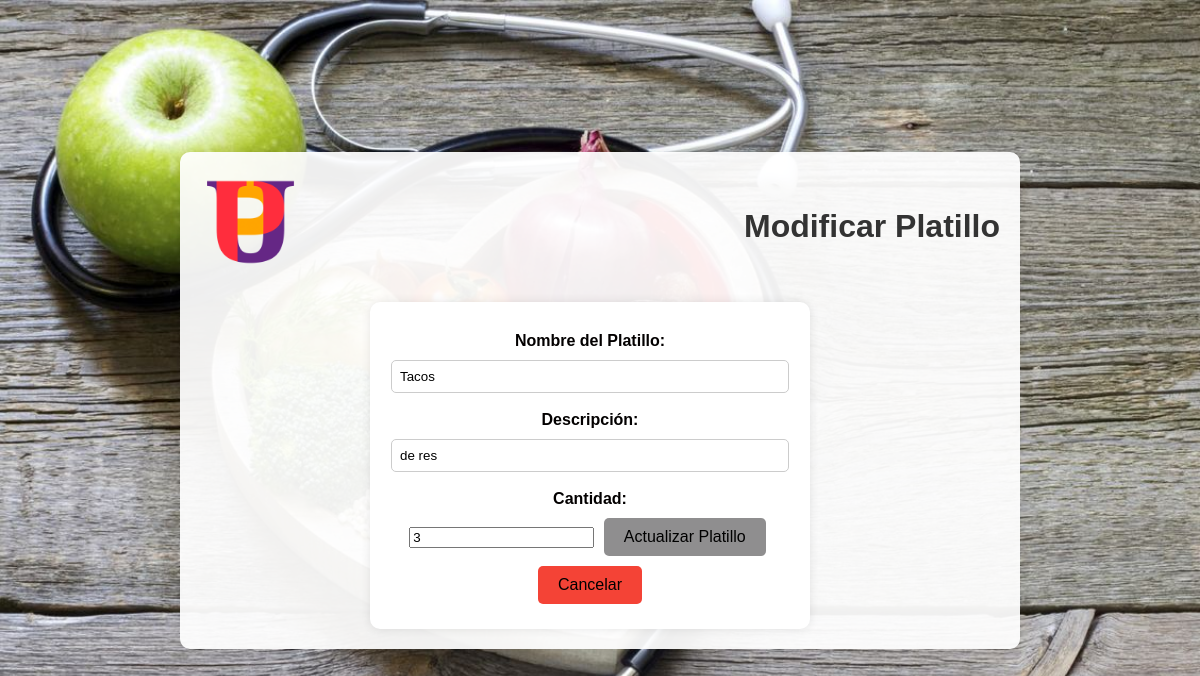
Screenshot of /modificarpla2.php?id=1 (signed in) with the database file from the repository.
### tables this page shows
CREATE TABLE `platillos` (
  `id_pla` int NOT NULL AUTO_INCREMENT COMMENT 'Identificador de la tabla Platillos',
  `nombre_platillo` varchar(25) NOT NULL COMMENT 'Nombre del platillo',
  `descripcion` varchar(50) NOT NULL COMMENT 'Descripción del platillo',
  `cantidad` varchar(25) NOT NULL COMMENT 'Cantidad de porción',
  `fecha` date NOT NULL COMMENT 'Fecha de creación del platillo',
  `verificacion` tinyint NOT NULL COMMENT 'Verificación del platillo',
  `fecha_registro` date DEFAULT NULL,
  PRIMARY KEY (`id_pla`)
);

### modificarpla2.php (the view, shortened to what this page needs)
<?php
include 'Static/connect/db.php';
$id_pla = $_GET['id'];
$sql = "SELECT nombre_platillo, descripcion, cantidad FROM platillos WHERE id_pla = '$id_pla'";
$result = mysqli_query($conn, $sql);
if ($result && mysqli_num_rows($result) > 0) {
    $platillo = mysqli_fetch_assoc($result);
} else {
    echo "Error al obtener los datos del platillo: " . mysqli_error($conn);
    exit();
}
?>
<!DOCTYPE html>
<html lang="es">
<head>
    <link rel="stylesheet" type="text/css" href="Static/css/styles.css">
</head>
<body>
    <div class="container3">
        <div class="header">
            <img src="Static/img/logo.png" alt="Logo" class="logo">
            <h1>Modificar Platillo</h1>
        </div>
        <div class="form-container">
            <form method="POST" action="">
                <label for="nombre_platillo">Nombre del Platillo:</label>
                <input type="text" id="nombre_platillo" name="nombre_platillo" value="<?php echo $platillo['nombre_platillo']; ?>" required>
                <label for="descripcion">Descripción:</label>
                <input type="text" id="descripcion" name="descripcion" value="<?php echo $platillo['descripcion']; ?>" required>
                <label for="cantidad">Cantidad:</label>
                <input type="number" id="cantidad" name="cantidad" value="<?php echo $platillo['cantidad']; ?>" required>
                <button type="submit" class="btn">Actualizar Platillo</button>
                <button type="button" class="btn regresar-btn" onclick="window.location.href='nutriologo.php';">Cancelar</button>
            </form>
        </div>
    </div>
</body>
</html>

### Static/css/styles.css (style rules this page uses)
body { font-family: Arial, sans-serif; background-color: #C0C0C0; text-align: center; display: flex; justify-content: center; align-items: center; height: 100vh; margin: 20; background-image: url('background.jpg'); background-size: cover; margin: 0 auto; }
.logo { width: 100px; height: 100px; margin-bottom: 10px; }
h1 { text-align: center; color: black; justify-content: center; }
label { display: block; margin-top: 10px; color: #030000; }
input[type="text"], input[type="password"], input[type="date"], input[type="tel"], select { width: 100%; padding: 10px; margin-top: 5px; margin-bottom: 10px; border: 1px solid #cccccc; border-radius: 5px; }
.container3 { text-align: center; background-color: rgba(255, 255, 255, 0.932); padding: 20px; border-radius: 10px; box-shadow: 0 0 10px rgba(0, 0, 0, 0.1); width: 100%; max-width: 800px; }
.header { display: flex; align-items: center; justify-content: space-between; margin-bottom: 20px; text-align: center; }
.logo { width: 100px; height: 100px; margin-right: 10px; }
.btn { background-color: #8f8e8f; color: black; border: none; padding: 10px 20px; border-radius: 5px; cursor: pointer; margin: 5px; }
.regresar-btn { background-color: #8f8e8f; color: black; border: none; padding: 10px 20px; border-radius: 5px; cursor: pointer; z-index: 1; }
form { background-color: white; padding: 20px; border-radius: 10px; box-shadow: 0 0 10px rgba(0, 0, 0, 0.1); width: 100%; max-width: 400px; margin-right: 20px; }
.form-container { display: flex; justify-content: center; align-items: center; margin-top: 20px; }
form input[type="text"], form input[type="date"], form input[type="tel"], form input[type="password"], form select { width: calc(100% - 20px); padding: 8px; margin-top: 5px; margin-bottom: 8px; border: 1px solid #cccccc; border-radius: 5px; }
body { font-family: Arial, sans-serif; background-color: #C0C0C0; margin: 0; padding: 0; }
h1 { text-align: center; color: #333; }
label { display: block; margin-bottom: 5px; font-weight: bold; }
button { padding: 10px 20px; border: none; border-radius: 4px; background-color: #4CAF50; color: white; cursor: pointer; font-size: 16px; }
button[type="button"] { background-color: #f44336; }

### rows the page displays
platillos: nombre_platillo "Tacos", descripcion "de res", cantidad "3"
